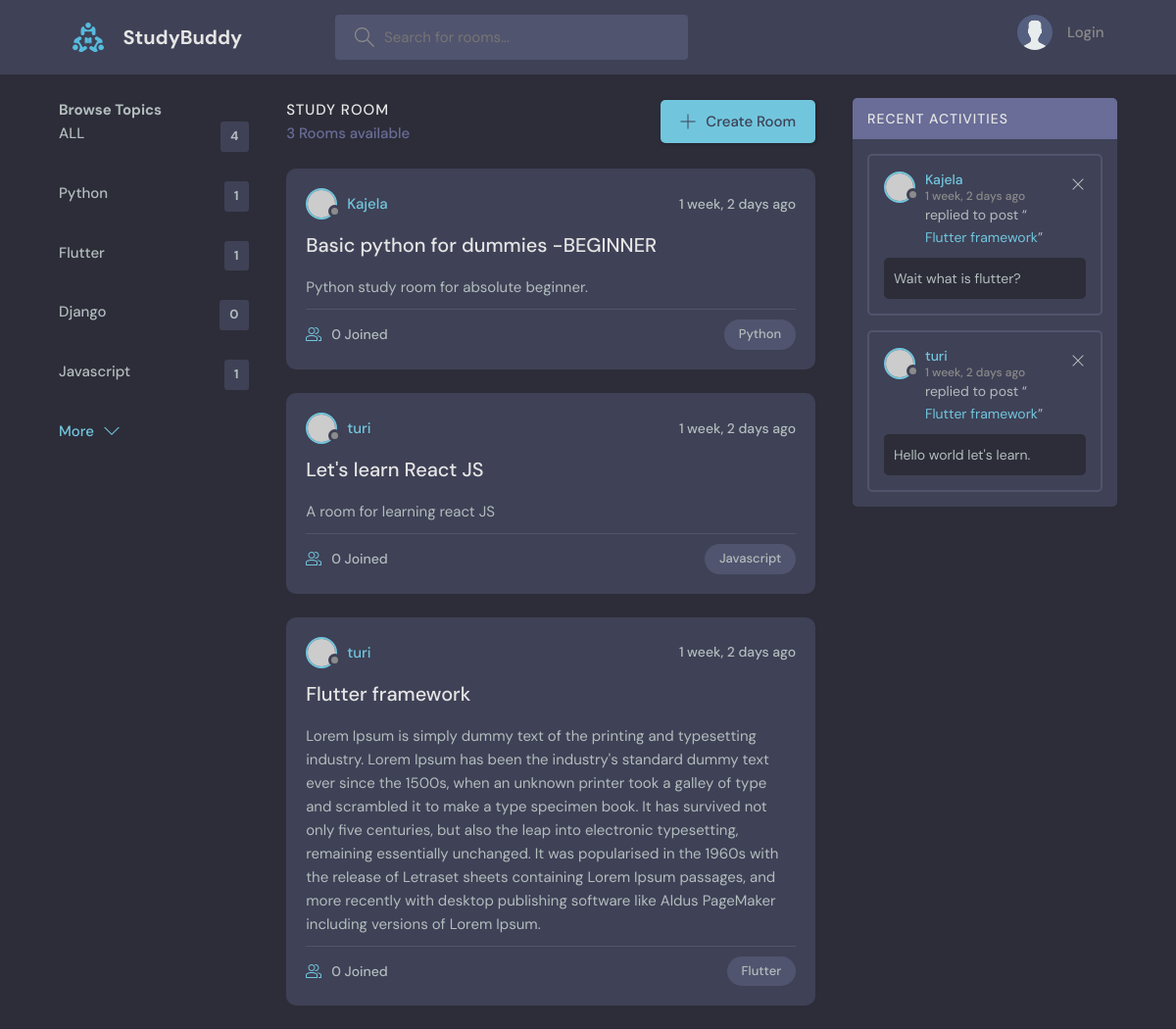
The app's page /, older data.
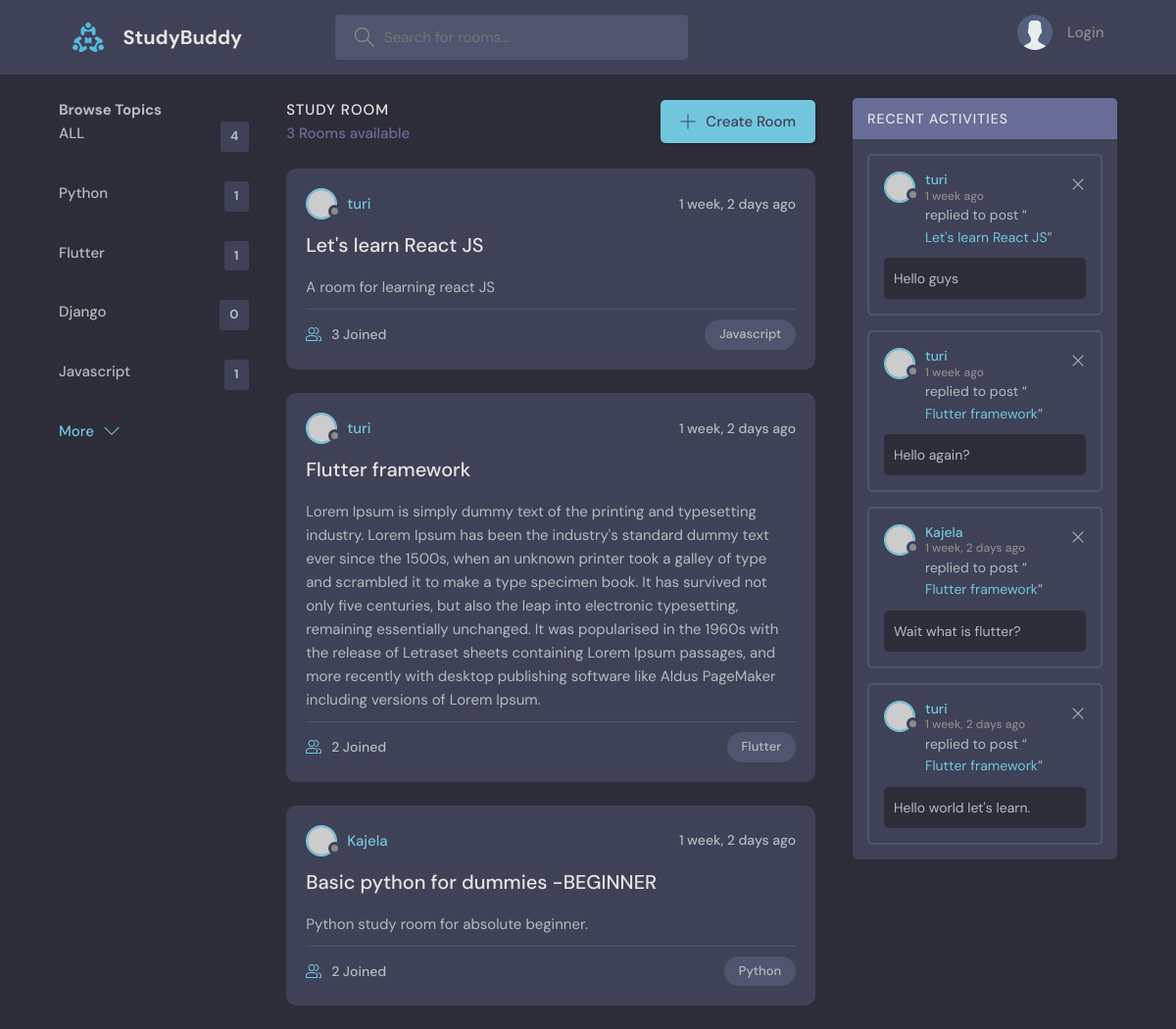
The same page, newer data.
### base/models.py (models this page shows, shortened)
class Topic(models.Model):
    name = models.CharField(max_length=200)

class Room(models.Model):
    host =  models.ForeignKey(User, on_delete=models.SET_NULL,null=True)
    topic =  models.ForeignKey(Topic, on_delete=models.SET_NULL,null=True)
    name = models.CharField(max_length=200)
    description = models.TextField(null=True, blank=True)
    participants = models.ManyToManyField(User, related_name='participants', blank=True)
    updated = models.DateTimeField(auto_now=True)
    created = models.DateTimeField(auto_now_add=True)
    class Meta():
        ordering = ['-updated', '-created']
    def __str__(self):
        return self.name

class Message(models.Model):
    user = models.ForeignKey(User, on_delete=models.CASCADE)
    room = models.ForeignKey(Room, on_delete=models.CASCADE)
    body = models.TextField()
    updated = models.DateTimeField(auto_now=True)
    created = models.DateTimeField(auto_now_add=True)
    class Meta():
        ordering = ['-updated', '-created']
    def __str__(self):
        return self.body[0:50]

### base/views.py (the view)
# urls.py: path('', views.home, name="home"),
def home(request):
    q = request.GET.get('q') if request.GET.get('q') != None else ''
    rooms = Room.objects.filter(
        Q(topic__name__icontains=q) |
        Q(name__icontains=q) |
        Q(description__icontains=q)
        )
    topics = Topic.objects.all()
    room_count = rooms.count()
    room_messages = Message.objects.filter(Q(room__topic__name__icontains=q))
    context = {'rooms': rooms,
               'topics': topics,
               'room_count': room_count,
               'room_messages': room_messages,
               }
    return render(request, 'base/home.html', context)

### base/templates/base/home.html (shortened to what this page needs)
{% extends 'main.html' %}
{% block content %}
    <main class="layout layout--3">
      <div class="container">
         {% include 'base/topics_component.html' %}
        <div class="roomList">
          <div class="roomList__header">
            <div>
              <h2>Study Room</h2>
              <p>{{room_count}} Rooms available</p>
            </div>
            <a class="btn btn--main" href="{% url 'create-room' %}">
              <svg version="1.1" xmlns="http://www.w3.org/2000/svg" width="32" height="32" viewBox="0 0 32 32">
                <title>add</title>
                <path
                  d="M16.943 0.943h-1.885v14.115h-14.115v1.885h14.115v14.115h1.885v-14.115h14.115v-1.885h-14.115v-14.115z"
                ></path>
              </svg>
              Create Room
            </a>
          </div>
          {% include 'base/feed_component.html' %}
        </div>
        {% include 'base/activity_component.html' %}
      </div>
    </main>
    {% endblock %}

### base/templates/base/topics_component.html
<div class="topics">
    <div class="toipcs__header">
          <h2>Browse Topics</h2>
    </div>
          <ul class="topics__list">
              <li><a href="{% url 'home' %}">ALL <span>{{topics.count}}</span></a></li>
            {% for topic in topics %}
            <li>
                <a href="{% url 'home' %}?q={{topic.name}}">{{topic.name}} <span>{{topic.room_set.all.count}}</span></a>
            </li>
        {% endfor %}
          </ul>
          <a class="btn btn--link" href="topics.html">
            More
            <svg version="1.1" xmlns="http://www.w3.org/2000/svg" width="32" height="32" viewBox="0 0 32 32">
              <title>chevron-down</title>
              <path d="M16 21l-13-13h-3l16 16 16-16h-3l-13 13z"></path>
            </svg>
          </a>
</div>

### base/templates/base/feed_component.html (shortened to what this page needs)
{% for room in rooms %}
<div class="roomListRoom">
  <div class="roomListRoom__header">
    <a href="{% url 'profile' room.host.id %}" class="roomListRoom__author">
      <div class="avatar avatar--small">
        <img src="https://randomuser.me/api/portraits/women/11.jpg" />
      </div>
      <span>{{room.host.username}}</span>
    </a>
    <div class="roomListRoom__actions">
      <span>{{room.created|timesince}} ago</span>
    </div>
  </div>
  <div class="roomListRoom__content">
    <a href="{% url 'room' room.id %}">{{room.name}}</a>
    <p>
      {{room.description}}
    </p>
  </div>
  <div class="roomListRoom__meta">
    <a href="room.html" class="roomListRoom__joined">
      {{room.participants.all.count}} Joined
    </a>
    <p class="roomListRoom__topic">{{room.topic.name}}</p>
  </div>
</div>
{% endfor %}

### base/templates/base/activity_component.html
<div class="activities">
    <div class="activities__header">
      <h2>Recent Activities</h2>
    </div>
    {% for room_message in room_messages %}
    <div class="activities__box">
      <div class="activities__boxHeader roomListRoom__header">
        <a href="{% url 'profile' room_message.user.id %}" class="roomListRoom__author">
          <div class="avatar avatar--small">
            <img src="https://randomuser.me/api/portraits/women/11.jpg" />
          </div>
          <p>
            {{room_message.user}}
            <span>{{room_message.created|timesince}} ago</span>
          </p>
        </a>
        <div class="roomListRoom__actions">
          <a href="#">
            <svg version="1.1" xmlns="http://www.w3.org/2000/svg" width="32" height="32" viewBox="0 0 32 32">
              <title>remove</title>
              <path
                d="M27.314 6.019l-1.333-1.333-9.98 9.981-9.981-9.981-1.333 1.333 9.981 9.981-9.981 9.98 1.333 1.333 9.981-9.98 9.98 9.98 1.333-1.333-9.98-9.98 9.98-9.981z"
              ></path>
            </svg>
          </a>
        </div>
      </div>
      <div class="activities__boxContent">
        <p>replied to post “<a href="{% url 'room' room_message.room.id %}">{{room_message.room}}</a>”</p>
        <div class="activities__boxRoomContent">
          {{room_message.body}}
        </div>
      </div>
    </div>
    {% endfor %}
  </div>

Row changes from the older to the newer data that the page shows:
changed Room "Let's learn React JS": participants.all.count "0" → "3"
changed Room "Flutter framework": participants.all.count "0" → "2"
changed Room "Basic python for dummies -BEGINNER": participants.all.count "0" → "2"; moves down the list
added Message: user "turi", created "1 week", room "Let's learn React JS", body "Hello guys"
added Message: user "turi", created "1 week", room "Flutter framework", body "Hello again?"
